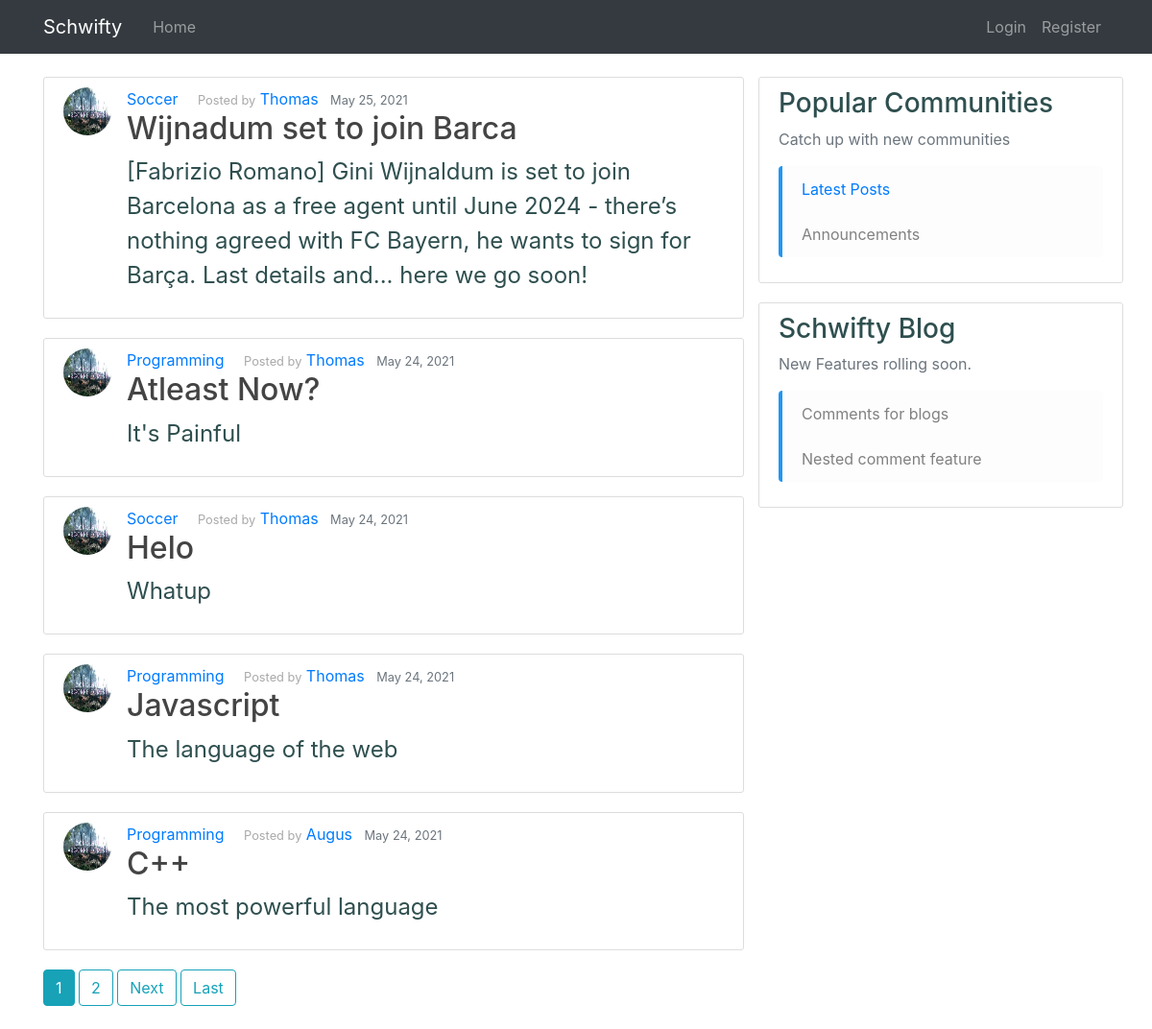
The app's page /, older data.
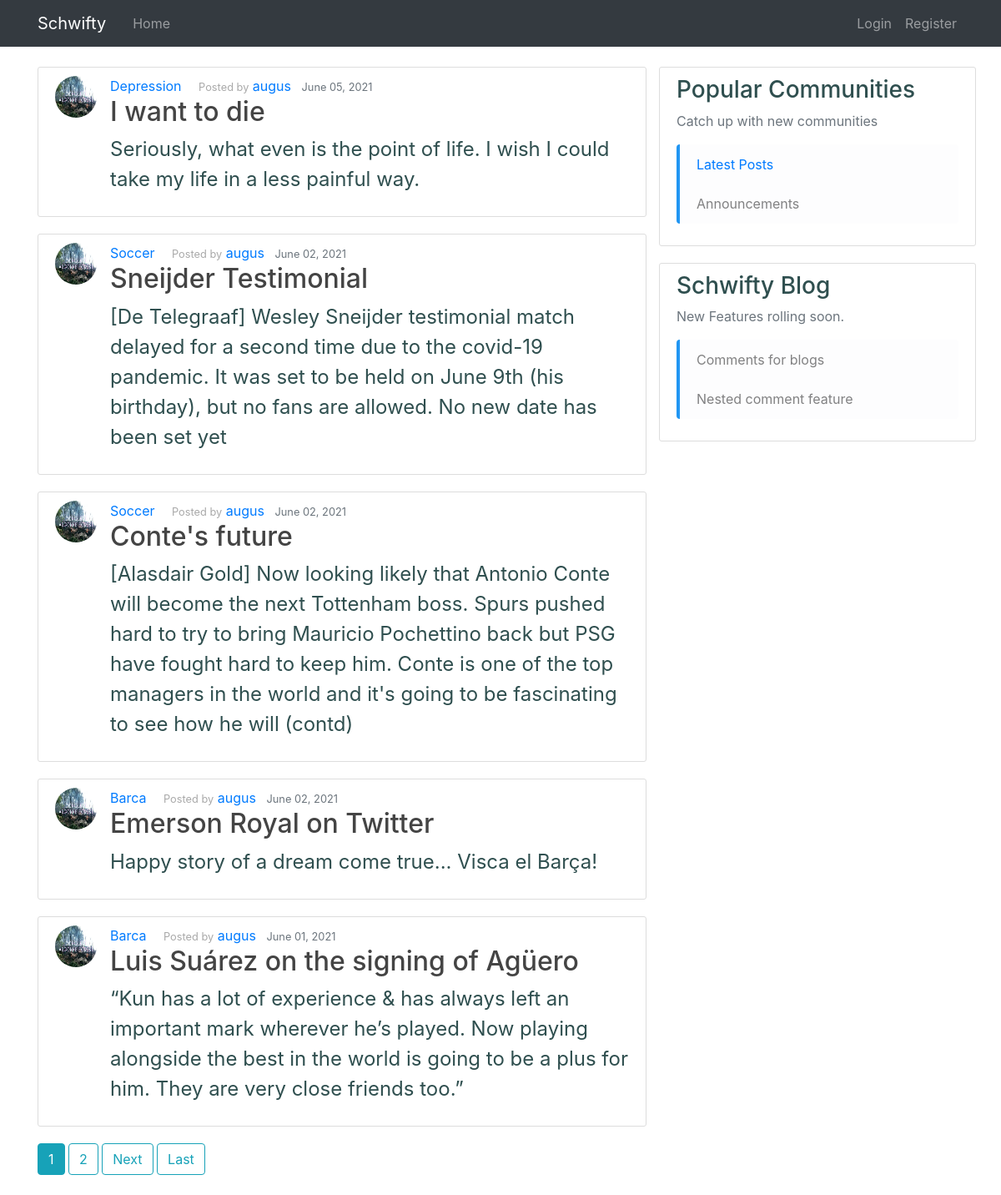
The same page, newer data.
### blog/models.py (models this page shows, shortened)
class Post(models.Model):
    title = models.CharField(max_length=100)
    content = models.TextField()
    date_posted = models.DateTimeField(default=timezone.now)
    author = models.ForeignKey(User, on_delete=models.CASCADE)
    upvotes = models.ManyToManyField(
        User, blank=True, related_name='post_upvotes')
    downvotes = models.ManyToManyField(
        User, blank=True, related_name='post_downvotes')
    posted_to = models.ForeignKey(Community, on_delete=models.CASCADE)

class Community(models.Model):
    name = models.CharField(primary_key=True, max_length=15)
    description = models.TextField(max_length=100)
    date_created = models.DateTimeField(default=timezone.now)
    class Meta:
        verbose_name_plural = "Communities"
    def __str__(self):
        return str(self.name)

### users/models.py (models this page shows, shortened)
class Profile(models.Model):
    user = models.OneToOneField(User, on_delete=models.CASCADE)
    image = models.ImageField(default='default.jpg', upload_to='profile_pics')

### blog/views.py (the view)
# urls.py: path('', views.PostListView.as_view(), name='blog-home'),
class PostListView(ListView):
    model = Post
    template_name = 'blog/home.html'
    context_object_name = 'posts'
    ordering = ['-date_posted']
    paginate_by = 5

### blog/templates/blog/home.html (shortened to what this page needs)
{% extends "blog/base.html" %}
{% block content %}
      <div class="card-stack">
        {% include "blog/card.html" %}
      </div>
        {% if is_paginated %}
            {% for num in page_obj.paginator.page_range %}
                {% if page_obj.number == num %}
                  <a class="btn btn-info mb-4" href="?page={{num}}">{{num}}</a>
                {% elif num > page_obj.number|add:'-3' and num < page_obj.number|add:'3' %}
                  <a class="btn btn-outline-info mb-4" href="?page={{num}}">{{num}}</a>
                {% endif %}
            {% endfor %}
          {% if page_obj.has_next %}
            <a class ="btn btn-outline-info mb-4" href="?page={{page_obj.next_page_number}}">Next</a>
            <a class ="btn btn-outline-info mb-4" href="?page={{page_obj.paginator.num_pages}}">Last</a>
          {% endif %}
        {% endif %}
{% endblock content %}
{% block banner %}
<div class="row">
  <div class="col md-12 content-section">
    <h3>Popular Communities</h3>
    <p class='text-muted'>Catch up with new communities
      <ul class="list-group">
        <li class="list-group-item list-group-item-light"><a href="{% url 'blog-home' %}">Latest Posts</a></li>
        <li class="list-group-item list-group-item-light">Announcements</li>
      </ul>
    </p>
  </div>
</div>
<div class="row">
  <div class="col-md-12 content-section">
    <h3>Schwifty Blog</h3>
    <p class='text-muted'>New Features rolling soon.
      <ul class="list-group">
        <li class="list-group-item list-group-item-light">Comments for blogs</li>
        <li class="list-group-item list-group-item-light">Nested comment feature</li>
      </ul>
    </p>
  </div>
</div>
{% endblock banner %}

### blog/templates/blog/card.html
{% for post in posts %}
<article class="media content-section">
  <img src="{{post.author.profile.image.url}}" class="rounded-circle article-img">
  <div class="media-body">
    <span>
        <a class = "mr-3" href = "{%url 'comm-list' post.posted_to %}">{{post.posted_to}}</a>
        <small>Posted by</small> <a class="mr-2" href="{% url 'user-posts' post.author.username %}">{{ post.author }}</a>
        <small class="text-muted">{{ post.date_posted|date:"F d, Y" }}</small>
    </span>
      <h2><a class="article-title" href="{% url 'post-detail' post.id %}">{{ post.title }}</a></h2>
      <p class="article-content">{{ post.content }}</p>
    </div>
</article>
{% endfor %}

Row changes from the older to the newer data that the page shows:
removed Post: author.profile.image (placeholder picture), posted_to "Programming", author "Thomas", date_posted "May 24, 2021", title "Atleast Now?", content "It's Painful"
removed Post: author.profile.image (placeholder picture), posted_to "Soccer", author "Thomas", date_posted "May 24, 2021", title "Helo", content "Whatup"
no longer on this page (row edited): Post: author.profile.image (placeholder picture), posted_to "Programming", author "Thomas", date_posted "May 24, 2021", title "Javascript", content "The language of the web"
no longer on this page (row edited): Post: author.profile.image (placeholder picture), posted_to "Programming", author "Augus", date_posted "May 24, 2021", title "C++", content "The most powerful language"
added Post: author.profile.image (placeholder picture), posted_to "Depression", author "augus", date_posted "June 05, 2021", title "I want to die", content "Seriously, what even is the point of life. I wish I could take my life in a less painful way."
added Post: author.profile.image (placeholder picture), posted_to "Soccer", author "augus", date_posted "June 02, 2021", title "Sneijder Testimonial", content "[De Telegraaf] Wesley Sneijder testimonial match delayed for a second time due to the covid-19 pandemic. It was set to be held on June 9th (his birthday), but no fans are allowed. No new date has been set yet"
changed Post: author "Thomas" → "augus"; date_posted "May 25, 2021" → "June 02, 2021"; title "Wijnadum set to join Barca" → "Conte's future"; content "[Fabrizio Romano] Gini Wijnaldum is set to join Barcelona as a free agent until June 2024 - there’s nothing agreed with FC Bayern, he wants to sign for Barça. Last details and... here we go soon!" → "[Alasdair Gold] Now looking likely that Antonio Conte will become the next Tottenham boss. Spurs pushed hard to try to bring Mauricio Pochettino back but PSG have fought hard to keep him. Conte is one of the top managers in the world and it's going to be fascinating to see how he will (contd)"
added Post: author.profile.image (placeholder picture), posted_to "Barca", author "augus", date_posted "June 02, 2021", title "Emerson Royal on Twitter", content "Happy story of a dream come true... Visca el Barça!"
added Post: author.profile.image (placeholder picture), posted_to "Barca", author "augus", date_posted "June 01, 2021", title "Luis Suárez on the signing of Agüero", content "“Kun has a lot of experience & has always left an important mark wherever he’s played. Now playing alongside the best in the world is going to be a plus for him. They are very close friends too.”"
